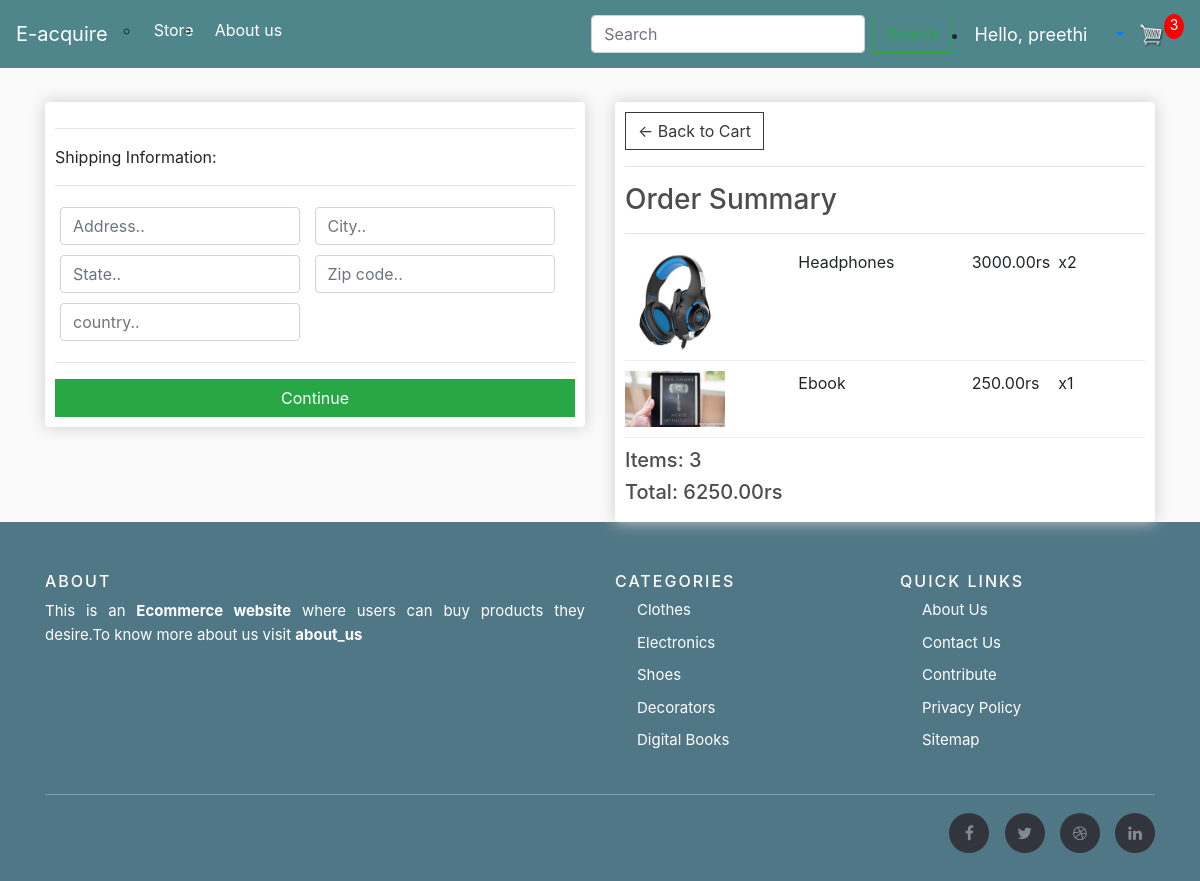
Screenshot of /checkout/ (signed in) with the database file from the repository.
### store/models.py (models this page shows, shortened)
class OrderItem(models.Model):
    product = models.ForeignKey(Product, on_delete=models.SET_NULL, null=True)
    order = models.ForeignKey(Order, on_delete=models.SET_NULL, null=True)
    quantity = models.IntegerField(default=0, null=True, blank=True)
    date_added = models.DateTimeField(auto_now_add=True)
    @property
    def get_total(self):
        total = self.product.price * self.quantity
        return total

class Product(models.Model):
    name = models.CharField(max_length=200)
    price = models.FloatField()
    description = models.TextField(null=True,blank=True)
    digital = models.BooleanField(default=False, null=True, blank=True)
    image = models.ImageField(null=True, blank=True)
    @property
    def imageURL(self):
        try:
            url = self.image.url
        except:
            url = ''
        return url

class Order(models.Model):
    customer = models.ForeignKey(Customer, on_delete=models.SET_NULL, null=True, blank=True)
    date_ordered = models.DateTimeField(auto_now_add=True)
    complete = models.BooleanField(default=False)
    transaction_id = models.CharField(max_length=100, null=True)
    @property
    def shipping(self):
        shipping = False
        orderitems = self.orderitem_set.all()
        for i in orderitems:
            if i.product.digital == False:
                shipping = True
        return shipping
    @property
    def get_cart_total(self):
        orderitems = self.orderitem_set.all()
        total = sum([item.get_total for item in orderitems])
        return total
    @property
    def get_cart_items(self):
        orderitems = self.orderitem_set.all()
        total = sum([item.quantity for item in orderitems])
        return total

### store/views.py (the view)
# urls.py: path('checkout/', views.checkout, name="checkout"),
def checkout(request):
	data = cartData(request)
	cartItems = data['cartItems']
	order = data['order']
	items = data['items']
	context = {'items': items, 'order': order, 'cartItems': cartItems}
	return render(request, 'store/checkout.html', context)

### store/utils.py (called while the page is built)
def cartData(request):
    if request.user.is_authenticated:
        customer = request.user.customer
        order, created = Order.objects.get_or_create(customer=customer, complete=False)
        items = order.orderitem_set.all()
        cartItems = order.get_cart_items
    else:
        cookieData = cookieCart(request)
        cartItems = cookieData['cartItems']
        order = cookieData['order']
        items = cookieData['items']
    return {'cartItems': cartItems, 'order': order, 'items': items}

### store/templates/store/checkout.html (shortened to what this page needs)
{% extends 'store/main.html' %}
{% load static %}
{% block content %}
     <div class="row">
		<div class="col-lg-6">
			<div class="box-element" id="form-wrapper">
				<form id="form">
					<div id="shipping-info">
						<hr>
						<p>Shipping Information:</p>
						<hr>
						<div class="form-field">
							<input class="form-control" type="text" name="address" placeholder="Address..">
						</div>
						<div class="form-field">
							<input class="form-control" type="text" name="city" placeholder="City..">
						</div>
						<div class="form-field">
							<input class="form-control" type="text" name="state" placeholder="State..">
						</div>
						<div class="form-field">
							<input class="form-control" type="text" name="zipcode" placeholder="Zip code..">
						</div>
						<div class="form-field">
							<input class="form-control" type="text" name="country" placeholder="country..">
						</div>
					</div>
					<hr>
					<input id="form-button" class="btn btn-success btn-block" type="submit" value="Continue">
				</form>
			</div>
			<br>
		</div>
		<div class="col-lg-6">
			<div class="box-element">
				<a  class="btn btn-outline-dark" href="{% url 'cart' %}">&#x2190; Back to Cart</a>
				<hr>
				<h3>Order Summary</h3>
				<hr>
				{% for item in items %}
				<div class="cart-row">
					<div style="flex:2"><img class="row-image" src="{{item.product.imageURL}}"></div>
					<div style="flex:2"><p>{{item.product.name}}</p></div>
					<div style="flex:1"><p>{{item.product.price|floatformat:2}}rs</p></div>
					<div style="flex:1"><p>x{{item.quantity}}</p></div>
				</div>
				{% endfor %}
				<h5>Items:   {{order.get_cart_items}}</h5>
				<h5>Total:   {{order.get_cart_total|floatformat:2}}rs</h5>
			</div>
		</div>
	</div>
{% endblock content %}

### store/templates/store/main.html (shortened to what this page needs)
<!DOCTYPE html>
{% load static %}
<html>
<head>
	<link rel="stylesheet" href="https://stackpath.bootstrapcdn.com/bootstrap/4.4.1/css/bootstrap.min.css">
	<link rel="stylesheet" type="text/css" href="{% static 'css/main.css' %}">
    <link rel="stylesheet" type="text/css" href="{% static 'css/about.css' %}">
	<link rel="stylesheet" href="https://cdnjs.cloudflare.com/ajax/libs/font-awesome/4.7.0/css/font-awesome.min.css">
</head>
<body>
	<nav class="navbar navbar-expand-lg navbar-dark bg-dark">
	  <a class="navbar-brand" href="{% url 'store' %}">E-acquire</a>
	  <div class="collapse navbar-collapse" id="navbarSupportedContent">
	    <ul class="navbar-nav mr-auto">
	      <li class="nav-item active">
	        <a class="nav-link" href="{% url 'store' %}">Store <span class="sr-only">(current)</span></a>
	      </li>
		  <li class="nav-item active">
	        <a class="nav-link" href="{% url 'about_us' %}">About us <span class="sr-only">(current)</span></a>
	      </li>
	    </ul>
		  <form  action ="{% url 'search' %}" class="form-inline my-2 my-lg-0">
			  <input class="form-control mr-sm-2" name='search_item' type="search" placeholder="Search" aria-label="Search">
			  <button class="btn btn-outline-success my-2 my-sm-0" type="submit">Search</button>
		  </form>
	    <div class="form-inline my-2 my-lg-0">
			{% if user.is_authenticated %}
				<li class="dropdown">
            <a href="#" data-toggle="dropdown" class="dropdown-toggle">
                <span class="hello-msg">Hello, {{request.user}}</span>
            </a>
        </li>
			{% else %}
	     	 	<a href="{% url 'login' %}"class="btn btn-warning">Login</a>
			{% endif %}
			<a href="{% url 'cart' %}">
	    		<img  id="cart-icon" src="{% static 'images/cart.png' %}">
	    	</a>
	    	<p id="cart-total">{{cartItems}}</p>
	    </div>
	  </div>
	</nav>
     <div class="container">
            <br>
            {% block content %}
            {% endblock content %}
         </div>
    <footer class="site-footer">
      <div class="container">
        <div class="row">
          <div class="col-sm-12 col-md-6">
            <h6>About</h6>
			  <p class="text-justify" style="color:#fff;">This is an <b>Ecommerce website</b> where users can buy products they desire.To know more about us visit <a href="{% url 'about_us' %}"><b style="color:#fff">about_us</b></a></p></a></p>
			  </div>
          <div class="col-xs-6 col-md-3">
            <h6>Categories</h6>
            <ul class="footer-links">
              <li><a href="{% url 'store' %}">Clothes</a></li>
              <li><a href="{% url 'store' %}">Electronics</a></li>
              <li><a href="{% url 'store' %}">Shoes</a></li>
              <li><a href="{% url 'store' %}">Decorators</a></li>
              <li><a href="{% url 'store' %}">Digital Books</a></li>
            </ul>
          </div>
          <div class="col-xs-6 col-md-3">
            <h6>Quick Links</h6>
            <ul class="footer-links">
              <li><a href="{% url 'about_us' %}">About Us</a></li>
              <li><a href="{% url 'about_us' %}">Contact Us</a></li>
              <li><a href="{% url 'about_us' %}">Contribute</a></li>
              <li><a href="{% url 'about_us' %}">Privacy Policy</a></li>
              <li><a href="{% url 'about_us' %}">Sitemap</a></li>
            </ul>
          </div>
        </div>
        <hr>
      </div>
      <div class="container">
        <div class="row">
          <div class="col-md-8 col-sm-6 col-xs-12">
          </div>
          <div class="col-md-4 col-sm-6 col-xs-12">
            <ul class="social-icons">
              <li><a class="facebook" href="https://www.facebook.com/kancharlapreethi.chowdary/"><i class="fa fa-facebook"></i></a></li>
              <li><a class="twitter" href="https://twitter.com/preethi94169187"><i class="fa fa-twitter"></i></a></li>
              <li><a class="dribbble" href="#"><i class="fa fa-dribbble"></i></a></li>
              <li><a class="linkedin" href="https://www.linkedin.com/in/preethi-chowdary-bbab481a9/"><i class="fa fa-linkedin"></i></a></li>
            </ul>
          </div>
        </div>
      </div>
</footer>
</body>
</html>

### static/css/main.css (style rules this page uses)
body { background-color: hsl(0, 0%, 98%); }
h1,h2,h3,h4,h5,h6 { color:hsl(0, 0%, 30%); }
.box-element { box-shadow:hsl(0, 0%, 80%) 0 0 16px; background-color: #fff; border-radius: 4px; padding: 10px; }
.bg-dark { background-color: #4f868c!important; }
#cart-icon { width:25px; display: inline-block; margin-left: 15px; }
#cart-total { display: block; text-align: center; color:#fff; background-color: red; width: 20px; height: 25px; border-radius: 50%; font-size: 14px; }
.col-lg-4, .col-lg-6, .col-lg-8, .col-lg-12 { margin-top: 10px; }
.btn { border-radius: 0; }
.row-image { width: 100px; }
.form-field { width:250px; display: inline-block; padding: 5px; }
.cart-row { display: flex; padding-bottom: 10px; margin-bottom: 10px; border-bottom: 1px solid #ececec; }
.cart-row { align-items: flex-stretch; }

### static/css/about.css (style rules this page uses)
ul { margin: 2px 0 22px 17px; }
ul li { list-style-type: circle; margin: 0 0 6px 0; padding: 0 0 4px 5px; line-height: 1.5em; }

### store/templates/store/main.html (style rules this page uses)
.hello-msg { font-size: 18px; color: #fff; margin-right: 20px; }
.site-footer { background-color:#507786; padding:45px 0 20px; font-size:15px; line-height:24px; color:#737373; }
.site-footer hr { border-top-color:#bbb; opacity:0.5 }
.site-footer h6 { color:#fff; font-size:16px; text-transform:uppercase; margin-top:5px; letter-spacing:2px }
.site-footer a { color:#737373; }
.footer-links { padding-left:0; list-style:none }
.footer-links li { display:block }
.footer-links a { color:#fff }
.site-footer .social-icons { text-align:right }
.site-footer .social-icons a { width:40px; height:40px; line-height:40px; margin-left:6px; margin-right:0; border-radius:100%; background-color:#33353d }
.social-icons { padding-left:0; margin-bottom:0; list-style:none }
.social-icons li { display:inline-block; margin-bottom:4px }
.social-icons a { background-color:#eceeef; color:#818a91; font-size:16px; display:inline-block; line-height:44px; width:44px; height:44px; text-align:center; margin-right:8px; border-radius:100%; -webkit-transition:all .2s linear; -o-transition:all .2s linear; transition:all .2s linear }

### rows the page displays
OrderItem: product.imageURL (picture), product.name "Headphones", product.price "3000.00", quantity "2"
OrderItem: product.imageURL (picture), product.name "Ebook", product.price "250.00", quantity "1"
Order: get_cart_items "3", get_cart_total "6250.00"

### other values shown
{{ request.user }} "preethi"
{{ cartItems }} "3"
